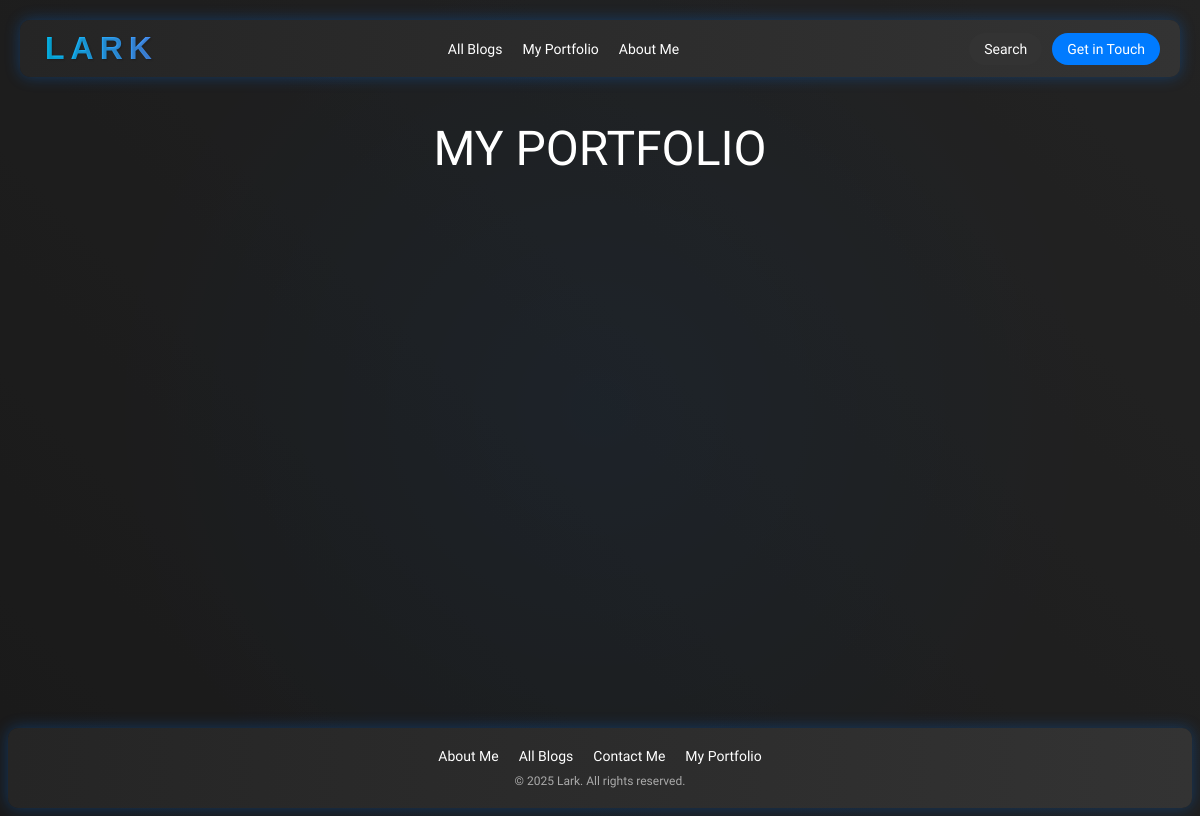
/portfolio/, run on an earlier commit of the app's database.
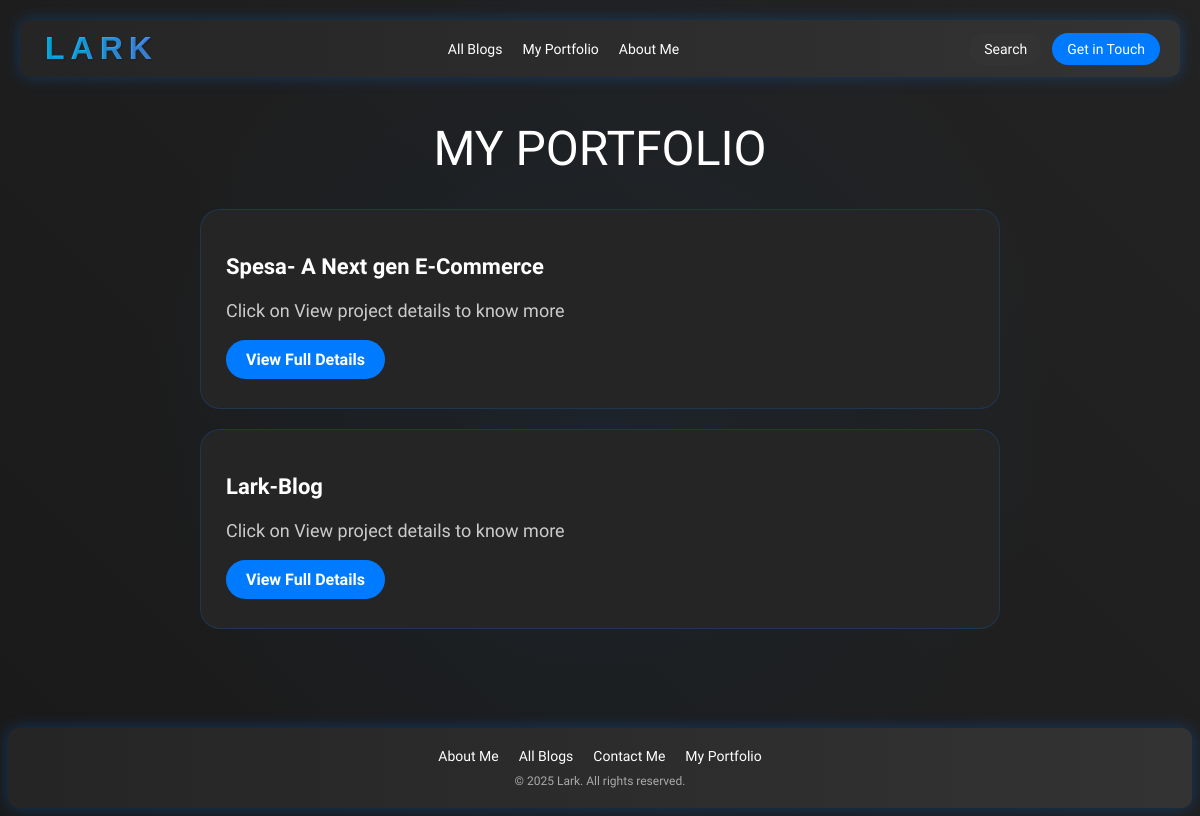
And on a later commit of the database.
### portfolio/models.py (models this page shows, shortened)
class Project(models.Model):
    name = models.CharField(max_length=100)
    disc = models.TextField()
    video_url = models.TextField()

### portfolio/views.py (the view)
# urls.py: path('',views.portolio_view, name='portfolio_view'),
def portolio_view(request):
    projects = Project.objects.all()
    return render(request, 'staticpages/portfolio.html',{'projects':projects})

### templates/staticpages/portfolio.html (shortened to what this page needs)
{% extends "staticpages/base.html" %}
{% block body %}
<main>
        <div class="portfolio-content">
            <div class="portfolio-header">
                <h1>MY PORTFOLIO</h1>
            </div>
            <div class="portfolio-projects">
                {% for project in projects %}
                <div class="project-card">
                    <h2>{{project.name}}</h2>
                    <p>Click on View project details to know more</p>
                    <a href="{% url "project_details_view" project.id %}" class="view-details-btn">View Full Details</a>
                </div>
                {% endfor %}
            </div>
        </div>
</main>
{% endblock body %}

### templates/staticpages/base.html (shortened to what this page needs)
<!DOCTYPE html>
<html lang="en">
  <head>
  </head>
  <body>
    {% block navbar %}
    <nav class="navbar">
        <a style="text-decoration: none;" href="{% url "home" %}"><div class="logo">LARK</div></a>
        <div class="nav-links">
            <a href="{% url "all_blogs" %}">All Blogs</a>
            <a href="{% url "portfolio_view" %}">My Portfolio</a>
            <a href="#">About Me</a>
        </div>
        <div class="nav-buttons">
            <a href="#" class="search">Search</a>
            <a href="#" class="getintouch">Get in Touch</a>
        </div>
    </nav>
    {% endblock navbar %}
    {% block body %}{% endblock body %}
    <footer>
        <div class="footer-links">
            <a href="#">About Me</a>
            <a href="{% url "all_blogs" %}">All Blogs</a>
            <a href="#">Contact Me</a>
            <a href="#">My Portfolio</a>
        </div>
        <div class="footer-text">© 2025 Lark. All rights reserved.</div>
    </footer>
  </body>
</html>

What changed in the data, as far as the page shows it:
added Project: name "Spesa- A Next gen E-Commerce"
added Project: name "Lark-Blog"
